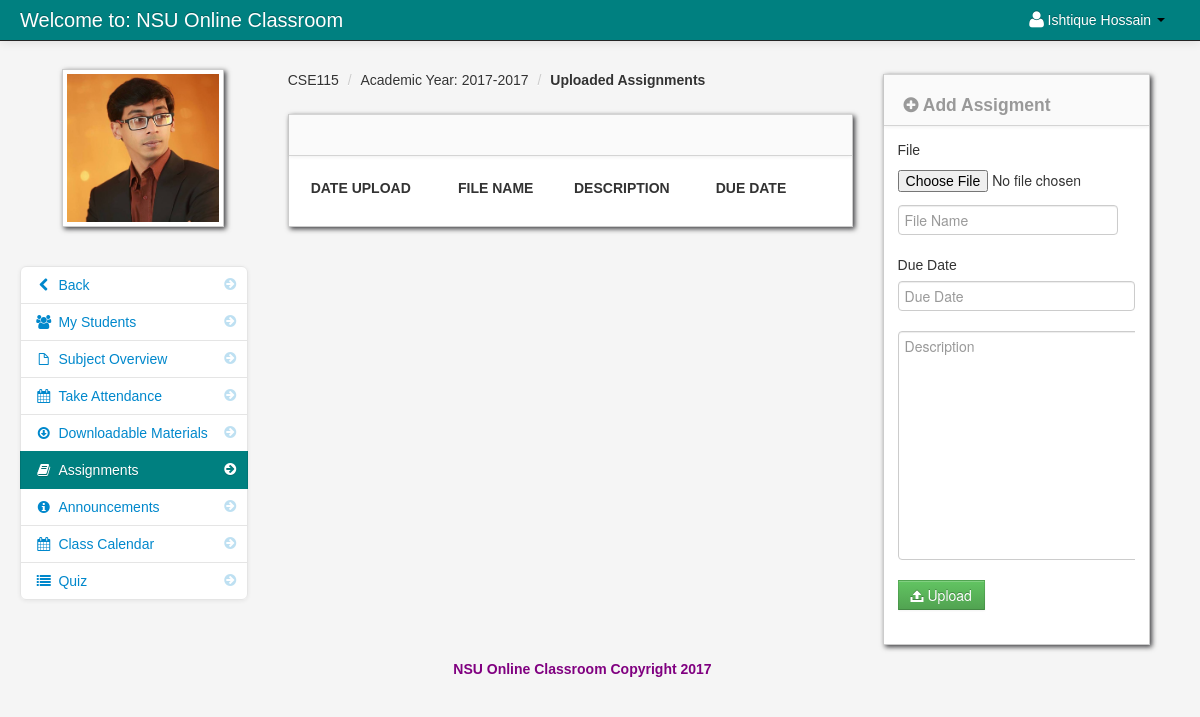
The app's page /assignment.php?id=187 (signed in) with its own data.
### tables this page shows
CREATE TABLE `teacher` (
  `teacher_id` int(11) NOT NULL,
  `username` varchar(100) NOT NULL,
  `password` varchar(200) NOT NULL,
  `firstname` varchar(100) NOT NULL,
  `lastname` varchar(100) NOT NULL,
  `department_id` int(11) NOT NULL,
  `location` varchar(200) NOT NULL,
  `about` varchar(500) NOT NULL,
  `teacher_status` varchar(20) NOT NULL,
  `teacher_stat` varchar(100) NOT NULL
);

CREATE TABLE `teacher_class` (
  `teacher_class_id` int(11) NOT NULL,
  `teacher_id` int(11) NOT NULL,
  `class_id` int(11) NOT NULL,
  `semester` varchar(100) NOT NULL,
  `thumbnails` varchar(100) NOT NULL,
  `school_year` varchar(100) NOT NULL,
  `class_title` varchar(100) NOT NULL,
  `description` longtext NOT NULL,
  `Credit` int(11) NOT NULL,
  `Pre_req` varchar(100) NOT NULL
);

CREATE TABLE `class` (
  `class_id` int(11) NOT NULL,
  `class_name` varchar(100) NOT NULL
);

### session.php (called while the page is built, shortened)
<?php
$session_id=$_SESSION['id'];
?>

### assignment.php (the view, shortened to what this page needs)
<?php include('header_dashboard.php'); ?>
<?php include('session.php'); ?>
<?php $get_id = $_GET['id']; ?>
    <body>
		<?php include('navbar_teacher.php'); ?>
        <div class="container-fluid">
            <div class="row-fluid">
				<?php include('assignment_link.php'); ?>
                <div class="span6" id="content">
                     <div class="row-fluid">
										<?php $class_query = mysql_query("select * from teacher_class
										LEFT JOIN class ON class.class_id = teacher_class.class_id
										where teacher_class_id = '$get_id'")or die(mysql_error());
										$class_row = mysql_fetch_array($class_query);
										?>
					     <ul class="breadcrumb">
							<li><a href="#"><?php echo $class_row['class_name']; ?></a> <span class="divider">/</span></li>
							<li><a href="#">Academic Year: <?php echo $class_row['school_year']; ?></a> <span class="divider">/</span></li>
							<li><a href="#"><b>Uploaded Assignments</b></a></li>
						</ul>
                        <div id="block_bg" class="block">
                            <div class="navbar navbar-inner block-header">
                            </div>
                            <div class="block-content collapse in">
                                <div class="span12">
  									<table cellpadding="0" cellspacing="0" border="0" class="table" id="">
										<thead>
										        <tr>
												<th>Date Upload</th>
												<th>File Name</th>
												<th>Description</th>
												<th>Due Date</th>
												<th></th>
												</tr>
										</thead>
									</table>
                                </div>
                            </div>
                        </div>
                    </div>
                </div>
				<?php include('assignment_sidebar.php') ?>
            </div>
		<?php include('footer.php'); ?>
        </div>
		<?php include('script.php'); ?>
    </body>
</html>

### navbar_teacher.php (shortened to what this page needs)
	<div class="navbar navbar-fixed-top navbar-inverse">
           <div class="navbar-inner">
               <div class="container-fluid">
                   <a class="brand" href="#">Welcome to: NSU Online Classroom</a>
							<div class="nav-collapse collapse">
								<ul class="nav pull-right">
												<?php $query= mysql_query("select * from teacher where teacher_id = '$session_id'")or die(mysql_error());
														$row = mysql_fetch_array($query);
												?>
												<li class="dropdown">
													<a href="#" role="button" class="dropdown-toggle" data-toggle="dropdown"> <i class="icon-user icon-large"></i><?php echo $row['firstname']." ".$row['lastname'];  ?> <i class="caret"></i></a>
												</li>
								</ul>
							</div>
               </div>
           </div>
</div>

### assignment_link.php
<div class="span3" id="sidebar">
	<img id="avatar" src="admin/<?php echo $row['location']; ?>" class="img-polaroid">
			<ul class="nav nav-list bs-docs-sidenav nav-collapse collapse">
				<li class=""><a href="dasboard_teacher.php"><i class="icon-chevron-right"></i><i class="icon-chevron-left"></i>&nbsp;Back</a></li>
				<li class=""><a href="my_students.php<?php echo '?id='.$get_id; ?>"><i class="icon-chevron-right"></i><i class="icon-group"></i>&nbsp;My Students</a></li>
				<li class=""><a href="subject_overview.php<?php echo '?id='.$get_id; ?>"><i class="icon-chevron-right"></i><i class="icon-file"></i>&nbsp;Subject Overview</a></li>
				<li class=""><a href="take_attendance.php<?php echo '?id='.$get_id; ?>"><i class="icon-chevron-right"></i><i class="icon-calendar"></i>&nbsp;Take Attendance</a></li>
				<li class=""><a href="downloadable.php<?php echo '?id='.$get_id; ?>"><i class="icon-chevron-right"></i><i class="icon-download"></i>&nbsp;Downloadable Materials</a></li>
				<li class="active"><a href="assignment.php<?php echo '?id='.$get_id; ?>"><i class="icon-chevron-right"></i><i class="icon-book"></i>&nbsp;Assignments</a></li>
				<li class=""><a href="announcements.php<?php echo '?id='.$get_id; ?>"><i class="icon-chevron-right"></i><i class="icon-info-sign"></i>&nbsp;Announcements</a></li>
				<li class=""><a href="class_calendar.php<?php echo '?id='.$get_id; ?>"><i class="icon-chevron-right"></i><i class="icon-calendar"></i>&nbsp;Class Calendar</a></li>
				<li class=""><a href="class_quiz.php<?php echo '?id='.$get_id; ?>"><i class="icon-chevron-right"></i><i class="icon-list"></i>&nbsp;Quiz</a></li>
			</ul>
</div>

### admin/assets/styles.css (style rules this page uses)
body { padding-top: 60px; padding-bottom: 40px; background-color: #f5f5f5; }
#content { margin-left:0px; }
.breadcrumb { margin: 0 0 0px; padding: 10px 0px; background-color: transparent; }
.block { background: url("../images/pixel-60fff.png") repeat scroll 0 0 rgba(0, 0, 0, 0) !important; border: 1px solid #ccc; background: white; margin: 1em 0em; border-top: none; -webkit-box-shadow: 2px 2px 5px rgba(0, 0, 6, 0.75); -moz-box-shadow: 2px 2px 5px rgba(0, 0, 6, 0.75); box-shadow: 2px 2px 5px rgba(0, 0, 6, 0.75); }
.block-content { margin: 1em; min-height: .25em; }
.block-header { margin-bottom: 0px; border-right: none; border-left: none; -webkit-border-radius: 0px; -moz-border-radius: 0px; border-radius: 0px; }
.bs-docs-sidenav { max-width: 228px; margin: 30px 0 0; padding: 0; background-color: #fff; -webkit-border-radius: 6px; -moz-border-radius: 6px; border-radius: 6px; -webkit-box-shadow: 0 1px 4px rgba(0,0,0,.065); -moz-box-shadow: 0 1px 4px rgba(0,0,0,.065); box-shadow: 0 1px 4px rgba(0,0,0,.065); }
.bs-docs-sidenav > li > a { display: block; width: 190px \9; margin: 0 0 -1px; padding: 8px 14px; border: 1px solid #e5e5e5; }
.bs-docs-sidenav > li:first-child > a { -webkit-border-radius: 6px 6px 0 0; -moz-border-radius: 6px 6px 0 0; border-radius: 6px 6px 0 0; }
.bs-docs-sidenav > li:last-child > a { -webkit-border-radius: 0 0 6px 6px; -moz-border-radius: 0 0 6px 6px; border-radius: 0 0 6px 6px; }
.bs-docs-sidenav > .active > a { position: relative; z-index: 2; padding: 9px 15px; border: 0; text-shadow: 0 1px 0 rgba(0,0,0,.15); -webkit-box-shadow: inset 1px 0 0 rgba(0,0,0,.1), inset -1px 0 0 rgba(0,0,0,.1); -moz-box-shadow: inset 1px 0 0 rgba(0,0,0,.1), inset -1px 0 0 rgba(0,0,0,.1); box-shadow: inset 1px 0 0 rgba(0,0,0,.1), inset -1px 0 0 rgba(0,0,0,.1); }
.bs-docs-sidenav .icon-chevron-right { float: right; margin-top: 2px; margin-right: -6px; opacity: .25; }
.bs-docs-sidenav .active .icon-chevron-right, .bs-docs-sidenav .active a:hover .icon-chevron-right { opacity: 1; }

### records on screen
teacher: firstname "Ishtique", lastname "Hossain", location (picture)
teacher_class: class.class_name "CSE115", school_year "2017-2017"
